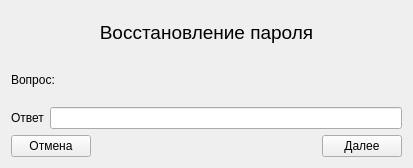
<?xml version="1.0" encoding="UTF-8"?>
<ui version="4.0">
 <class>ResquePasswdWindow</class>
 <widget class="QWidget" name="ResquePasswdWindow">
  <property name="windowModality">
   <enum>Qt::WindowModal</enum>
  </property>
  <property name="geometry">
   <rect>
    <x>0</x>
    <y>0</y>
    <width>413</width>
    <height>168</height>
   </rect>
  </property>
  <property name="windowTitle">
   <string>Забыли пароль</string>
  </property>
  <layout class="QVBoxLayout" name="verticalLayout">
   <item>
    <widget class="QLabel" name="label">
     <property name="font">
      <font>
       <pointsize>14</pointsize>
      </font>
     </property>
     <property name="text">
      <string>Восстановление пароля</string>
     </property>
     <property name="alignment">
      <set>Qt::AlignCenter</set>
     </property>
    </widget>
   </item>
   <item>
    <widget class="QLabel" name="lblQuestion">
     <property name="text">
      <string>Вопрос:</string>
     </property>
    </widget>
   </item>
   <item>
    <layout class="QHBoxLayout" name="horizontalLayout">
     <item>
      <widget class="QLabel" name="label_3">
       <property name="text">
        <string>Ответ</string>
       </property>
      </widget>
     </item>
     <item>
      <widget class="QLineEdit" name="edAnswer"/>
     </item>
    </layout>
   </item>
   <item>
    <layout class="QHBoxLayout" name="horizontalLayout_2">
     <item>
      <widget class="QPushButton" name="btnCancel">
       <property name="text">
        <string>Отмена</string>
       </property>
      </widget>
     </item>
     <item>
      <spacer name="horizontalSpacer">
       <property name="orientation">
        <enum>Qt::Horizontal</enum>
       </property>
       <property name="sizeHint" stdset="0">
        <size>
         <width>40</width>
         <height>20</height>
        </size>
       </property>
      </spacer>
     </item>
     <item>
      <widget class="QPushButton" name="btnConfirm">
       <property name="text">
        <string>Далее</string>
       </property>
      </widget>
     </item>
    </layout>
   </item>
  </layout>
 </widget>
 <resources/>
 <connections>
  <connection>
   <sender>btnCancel</sender>
   <signal>clicked()</signal>
   <receiver>ResquePasswdWindow</receiver>
   <slot>close()</slot>
   <hints>
    <hint type="sourcelabel">
     <x>56</x>
     <y>140</y>
    </hint>
    <hint type="destinationlabel">
     <x>109</x>
     <y>164</y>
    </hint>
   </hints>
  </connection>
 </connections>
</ui>
